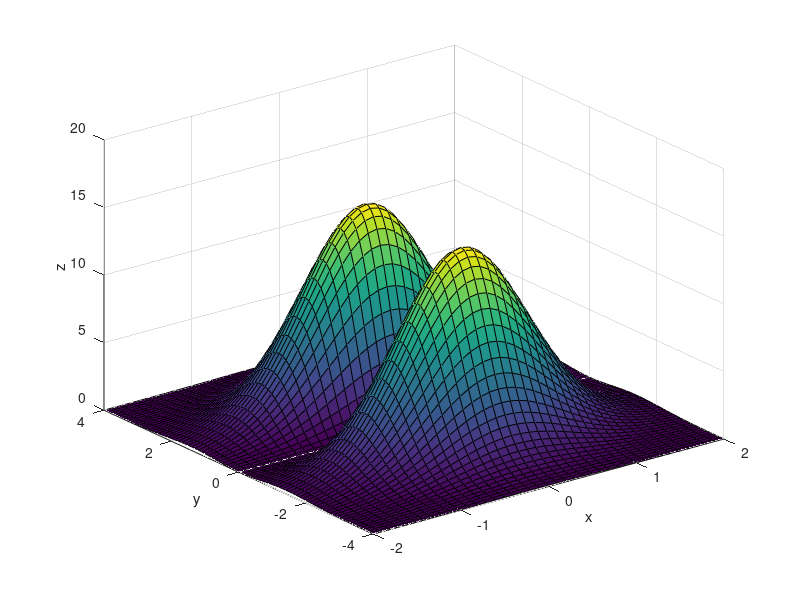

Write MATLAB code to recreate this figure.
x = -2:0.1:2;
y = -4:0.1:4;
[X, Y] = meshgrid(x, y);
Z = 20 * Y.^2 .* exp(-X.^2 - 0.5 * Y.^2);
figure;
surf(X, Y, Z);
xlabel('x');
ylabel('y');
zlabel('z');
